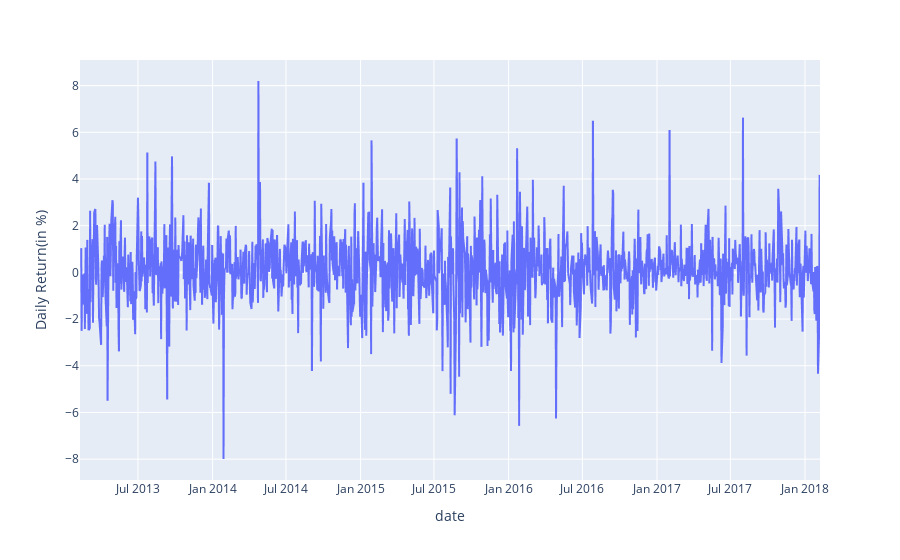

Notebook cell for this chart:
### Code cell
px.line(apple, x= 'date',y='Daily Return(in %)')

### Figure 1 — Plotly figure (JSON) as saved in the notebook; plotly's stock layout.template omitted (floating-point values rounded to 4 significant figures; data arrays with more than 128 entries replaced by an {"elided": "..."} marker saying what was removed)
{"data": [{"hovertemplate": "date=%{x}<br>Daily Return(in %)=%{y}<extra></extra>", "legendgroup": "", "line": {"color": "#636efa", "dash": "solid"}, "marker": {"symbol": "circle"}, "mode": "lines", "name": "", "showlegend": false, "type": "scattergl", "x": {"elided": "1259 str values"}, "xaxis": "x", "y": {"elided": "1259 float values"}, "yaxis": "y"}], "layout": {"legend": {"tracegroupgap": 0}, "margin": {"t": 60}, "xaxis": {"anchor": "y", "domain": [0, 1], "title": {"text": "date"}}, "yaxis": {"anchor": "x", "domain": [0, 1], "title": {"text": "Daily Return(in %)"}}}}
